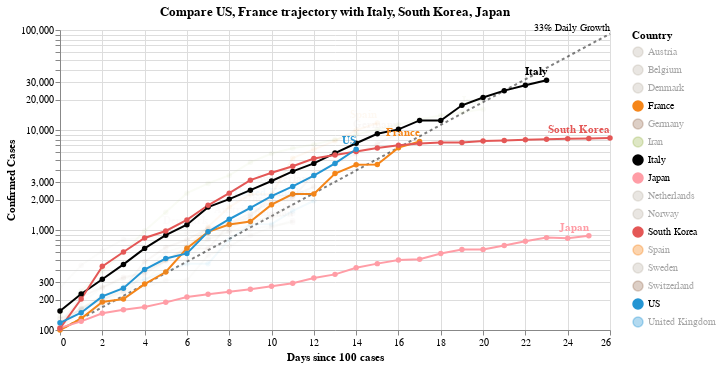

The code cell stored with this chart in its notebook:
### Code cell
#hide_input
make_since_chart(['US', 'France'])

### Figure 1 — Vega-Lite specification as saved in the notebook (floating-point values rounded to 4 significant figures; data arrays with more than 128 entries replaced by an {"elided": "..."} marker saying what was removed)
{"config": {"view": {"continuousWidth": 400, "continuousHeight": 300}}, "layer": [{"mark": {"type": "line", "color": "black", "opacity": 0.5, "strokeDash": [3, 3]}, "encoding": {"x": {"type": "quantitative", "field": "Days since 100 cases"}, "y": {"type": "quantitative", "field": "Confirmed Cases"}}}, {"mark": {"type": "text", "align": "right", "dy": -6, "fontSize": 10, "text": "33% Daily Growth"}, "encoding": {"x": {"type": "quantitative", "field": "Days since 100 cases"}, "y": {"type": "quantitative", "field": "Confirmed Cases"}}, "transform": [{"filter": "(datum['Days since 100 cases'] >= 26)"}]}, {"data": {"name": "data-01921339fdb6f89018dd3511edc440c6"}, "mark": {"type": "line", "point": true}, "encoding": {"color": {"type": "nominal", "field": "Country", "scale": {"domain": ["Austria", "Belgium", "Denmark", "France", "Germany", "Iran", "Italy", "Japan", "Netherlands", "Norway", "South Korea", "Spain", "Sweden", "Switzerland", "US", "United Kingdom"], "range": ["#C1B7AD", "#C1B7AD", "#C1B7AD", "#F58518", "#9D755D", "#A1BA59", "black", "#FF9DA6", "#C1B7AD", "#C1B7AD", "#E45756", "#F58518", "#C1B7AD", "#9D755D", "#2495D3", "#2495D3"]}}, "opacity": {"condition": {"value": 1, "selection": "selector003"}, "value": 0.05}, "tooltip": [{"type": "nominal", "field": "Country"}, {"type": "temporal", "field": "Date"}, {"type": "quantitative", "field": "Confirmed Cases"}, {"type": "quantitative", "field": "Days since 100 cases"}], "x": {"type": "quantitative", "field": "Days since 100 cases"}, "y": {"type": "quantitative", "field": "Confirmed Cases", "scale": {"type": "log"}}}, "selection": {"selector003": {"type": "multi", "fields": ["Country"], "bind": "legend", "init": [{"Country": "US"}, {"Country": "France"}, {"Country": "Italy"}, {"Country": "South Korea"}, {"Country": "Japan"}]}}, "width": 550}, {"data": {"name": "data-01921339fdb6f89018dd3511edc440c6"}, "mark": {"type": "text", "align": "right", "dy": -8, "fontWeight": "bold"}, "encoding": {"color": {"type": "nominal", "field": "Country", "scale": {"domain": ["Austria", "Belgium", "Denmark", "France", "Germany", "Iran", "Italy", "Japan", "Netherlands", "Norway", "South Korea", "Spain", "Sweden", "Switzerland", "US", "United Kingdom"], "range": ["#C1B7AD", "#C1B7AD", "#C1B7AD", "#F58518", "#9D755D", "#A1BA59", "black", "#FF9DA6", "#C1B7AD", "#C1B7AD", "#E45756", "#F58518", "#C1B7AD", "#9D755D", "#2495D3", "#2495D3"]}}, "opacity": {"condition": {"value": 1, "selection": "selector003"}, "value": 0.05}, "text": {"type": "nominal", "field": "Country"}, "tooltip": [{"type": "nominal", "field": "Country"}, {"type": "temporal", "field": "Date"}, {"type": "quantitative", "field": "Confirmed Cases"}, {"type": "quantitative", "field": "Days since 100 cases"}], "x": {"type": "quantitative", "field": "Days since 100 cases"}, "y": {"type": "quantitative", "field": "Confirmed Cases", "scale": {"type": "log"}}}, "transform": [{"filter": "(datum['Date'] >= 1584403200000)"}], "width": 550}], "data": {"name": "data-a402c84a24f396ec37c84931dbb891a6"}, "title": "Compare US, France trajectory with Italy, South Korea, Japan", "$schema": "https://vega.github.io/schema/vega-lite/v4.0.0.json", "datasets": {"data-a402c84a24f396ec37c84931dbb891a6": [{"Days since 100 cases": 0, "Confirmed Cases": 100.0}, {"Days since 100 cases": 1, "Confirmed Cases": 130.0}, {"Days since 100 cases": 2, "Confirmed Cases": 169.0}, {"Days since 100 cases": 3, "Confirmed Cases": 219.7}, {"Days since 100 cases": 4, "Confirmed Cases": 285.6}, {"Days since 100 cases": 5, "Confirmed Cases": 371.3}, {"Days since 100 cases": 6, "Confirmed Cases": 482.7}, {"Days since 100 cases": 7, "Confirmed Cases": 627.5}, {"Days since 100 cases": 8, "Confirmed Cases": 815.7}, {"Days since 100 cases": 9, "Confirmed Cases": 1060.0}, {"Days since 100 cases": 10, "Confirmed Cases": 1379.0}, {"Days since 100 cases": 11, "Confirmed Cases": 1792.0}, {"Days since 100 cases": 12, "Confirmed Cases": 2330.0}, {"Days since 100 cases": 13, "Confirmed Cases": 3029.0}, {"Days since 100 cases": 14, "Confirmed Cases": 3937.0}, {"Days since 100 cases": 15, "Confirmed Cases": 5119.0}, {"Days since 100 cases": 16, "Confirmed Cases": 6654.0}, {"Days since 100 cases": 17, "Confirmed Cases": 8650.0}, {"Days since 100 cases": 18, "Confirmed Cases": 11250.0}, {"Days since 100 cases": 19, "Confirmed Cases": 14620.0}, {"Days since 100 cases": 20, "Confirmed Cases": 19000.0}, {"Days since 100 cases": 21, "Confirmed Cases": 24710.0}, {"Days since 100 cases": 22, "Confirmed Cases": 32120.0}, {"Days since 100 cases": 23, "Confirmed Cases": 41750.0}, {"Days since 100 cases": 24, "Confirmed Cases": 54280.0}, {"Days since 100 cases": 25, "Confirmed Cases": 70560.0}, {"Days since 100 cases": 26, "Confirmed Cases": 91730.0}], "data-01921339fdb6f89018dd3511edc440c6": {"elided": "256 records"}}}
